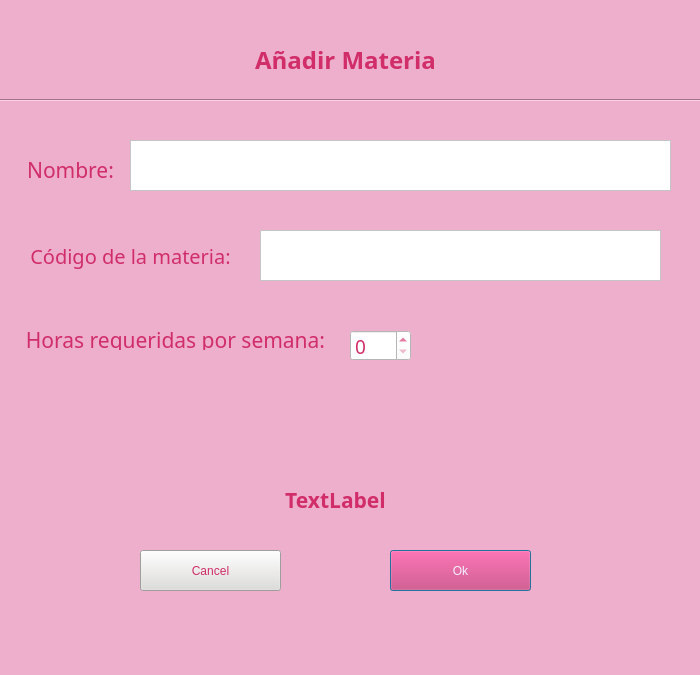
<?xml version="1.0" encoding="UTF-8"?>
<ui version="4.0">
 <class>AddSubjectDialog</class>
 <widget class="QDialog" name="AddSubjectDialog">
  <property name="geometry">
   <rect>
    <x>0</x>
    <y>0</y>
    <width>700</width>
    <height>675</height>
   </rect>
  </property>
  <property name="windowTitle">
   <string>Dialog</string>
  </property>
  <property name="styleSheet">
   <string notr="true">background-color: rgb(238, 175, 205);</string>
  </property>
  <widget class="QLabel" name="label_title">
   <property name="geometry">
    <rect>
     <x>130</x>
     <y>50</y>
     <width>431</width>
     <height>20</height>
    </rect>
   </property>
   <property name="font">
    <font>
     <family>Montserrat</family>
     <pointsize>18</pointsize>
     <bold>true</bold>
    </font>
   </property>
   <property name="styleSheet">
    <string notr="true">color: rgb(208, 45, 105);</string>
   </property>
   <property name="text">
    <string>Añadir Materia</string>
   </property>
   <property name="alignment">
    <set>Qt::AlignmentFlag::AlignCenter</set>
   </property>
  </widget>
  <widget class="QLabel" name="label_name">
   <property name="geometry">
    <rect>
     <x>20</x>
     <y>160</y>
     <width>101</width>
     <height>20</height>
    </rect>
   </property>
   <property name="font">
    <font>
     <family>Montserrat</family>
     <pointsize>16</pointsize>
     <bold>false</bold>
    </font>
   </property>
   <property name="styleSheet">
    <string notr="true">color: rgb(208, 45, 105);</string>
   </property>
   <property name="text">
    <string>Nombre:</string>
   </property>
   <property name="alignment">
    <set>Qt::AlignmentFlag::AlignCenter</set>
   </property>
  </widget>
  <widget class="QLabel" name="label_hours">
   <property name="geometry">
    <rect>
     <x>20</x>
     <y>330</y>
     <width>311</width>
     <height>20</height>
    </rect>
   </property>
   <property name="font">
    <font>
     <family>Montserrat</family>
     <pointsize>16</pointsize>
     <bold>false</bold>
    </font>
   </property>
   <property name="styleSheet">
    <string notr="true">color: rgb(208, 45, 105);</string>
   </property>
   <property name="text">
    <string>Horas requeridas por semana:</string>
   </property>
   <property name="alignment">
    <set>Qt::AlignmentFlag::AlignCenter</set>
   </property>
  </widget>
  <widget class="QLabel" name="label_id">
   <property name="geometry">
    <rect>
     <x>10</x>
     <y>240</y>
     <width>241</width>
     <height>31</height>
    </rect>
   </property>
   <property name="font">
    <font>
     <family>Montserrat</family>
     <pointsize>15</pointsize>
     <bold>false</bold>
    </font>
   </property>
   <property name="styleSheet">
    <string notr="true">color: rgb(208, 45, 105);</string>
   </property>
   <property name="text">
    <string>Código de la materia:</string>
   </property>
   <property name="alignment">
    <set>Qt::AlignmentFlag::AlignCenter</set>
   </property>
  </widget>
  <widget class="QSpinBox" name="spinBox_hours_week">
   <property name="geometry">
    <rect>
     <x>350</x>
     <y>330</y>
     <width>61</width>
     <height>31</height>
    </rect>
   </property>
   <property name="font">
    <font>
     <family>Montserrat</family>
     <pointsize>14</pointsize>
    </font>
   </property>
   <property name="styleSheet">
    <string notr="true">background-color: rgb(255, 255, 255);
color: rgb(208, 45, 105);</string>
   </property>
   <property name="maximum">
    <number>54</number>
   </property>
  </widget>
  <widget class="QTextEdit" name="textEdit_subject_name">
   <property name="geometry">
    <rect>
     <x>130</x>
     <y>140</y>
     <width>541</width>
     <height>51</height>
    </rect>
   </property>
   <property name="font">
    <font>
     <family>Montserrat</family>
     <pointsize>14</pointsize>
    </font>
   </property>
   <property name="styleSheet">
    <string notr="true">background-color: rgb(255, 255, 255);
color: rgb(208, 45, 105);</string>
   </property>
  </widget>
  <widget class="Line" name="line">
   <property name="geometry">
    <rect>
     <x>0</x>
     <y>90</y>
     <width>701</width>
     <height>20</height>
    </rect>
   </property>
   <property name="orientation">
    <enum>Qt::Orientation::Horizontal</enum>
   </property>
  </widget>
  <widget class="QTextEdit" name="textEdit_id_subject">
   <property name="geometry">
    <rect>
     <x>260</x>
     <y>230</y>
     <width>401</width>
     <height>51</height>
    </rect>
   </property>
   <property name="font">
    <font>
     <family>Montserrat</family>
     <pointsize>14</pointsize>
    </font>
   </property>
   <property name="styleSheet">
    <string notr="true">background-color: rgb(255, 255, 255);
color: rgb(208, 45, 105);</string>
   </property>
  </widget>
  <widget class="QLabel" name="label_question">
   <property name="geometry">
    <rect>
     <x>50</x>
     <y>490</y>
     <width>571</width>
     <height>20</height>
    </rect>
   </property>
   <property name="font">
    <font>
     <family>Montserrat</family>
     <pointsize>16</pointsize>
     <bold>true</bold>
    </font>
   </property>
   <property name="styleSheet">
    <string notr="true">color: rgb(208, 45, 105);</string>
   </property>
   <property name="text">
    <string>TextLabel</string>
   </property>
   <property name="alignment">
    <set>Qt::AlignmentFlag::AlignCenter</set>
   </property>
  </widget>
  <widget class="QPushButton" name="pushButton_ok">
   <property name="geometry">
    <rect>
     <x>390</x>
     <y>550</y>
     <width>141</width>
     <height>41</height>
    </rect>
   </property>
   <property name="styleSheet">
    <string notr="true">background-color: rgb(208, 45, 105);
color: rgb(243, 243, 255);</string>
   </property>
   <property name="text">
    <string>Ok</string>
   </property>
  </widget>
  <widget class="QPushButton" name="pushButton_cancel">
   <property name="geometry">
    <rect>
     <x>140</x>
     <y>550</y>
     <width>141</width>
     <height>41</height>
    </rect>
   </property>
   <property name="styleSheet">
    <string notr="true">background-color: rgb(222, 221, 218);
color: rgb(208, 45, 105);</string>
   </property>
   <property name="text">
    <string>Cancel</string>
   </property>
  </widget>
  <widget class="QLabel" name="label_aviso_repetido_id">
   <property name="geometry">
    <rect>
     <x>260</x>
     <y>290</y>
     <width>401</width>
     <height>20</height>
    </rect>
   </property>
   <property name="font">
    <font>
     <family>Montserrat</family>
     <pointsize>12</pointsize>
     <bold>false</bold>
    </font>
   </property>
   <property name="styleSheet">
    <string notr="true">color: rgb(208, 45, 105);</string>
   </property>
   <property name="text">
    <string/>
   </property>
   <property name="alignment">
    <set>Qt::AlignmentFlag::AlignCenter</set>
   </property>
  </widget>
  <widget class="QLabel" name="label_aviso_repetido_nombre">
   <property name="geometry">
    <rect>
     <x>260</x>
     <y>200</y>
     <width>401</width>
     <height>20</height>
    </rect>
   </property>
   <property name="font">
    <font>
     <family>Montserrat</family>
     <pointsize>12</pointsize>
     <bold>false</bold>
    </font>
   </property>
   <property name="styleSheet">
    <string notr="true">color: rgb(208, 45, 105);</string>
   </property>
   <property name="text">
    <string/>
   </property>
   <property name="alignment">
    <set>Qt::AlignmentFlag::AlignCenter</set>
   </property>
  </widget>
 </widget>
 <resources/>
 <connections/>
</ui>
